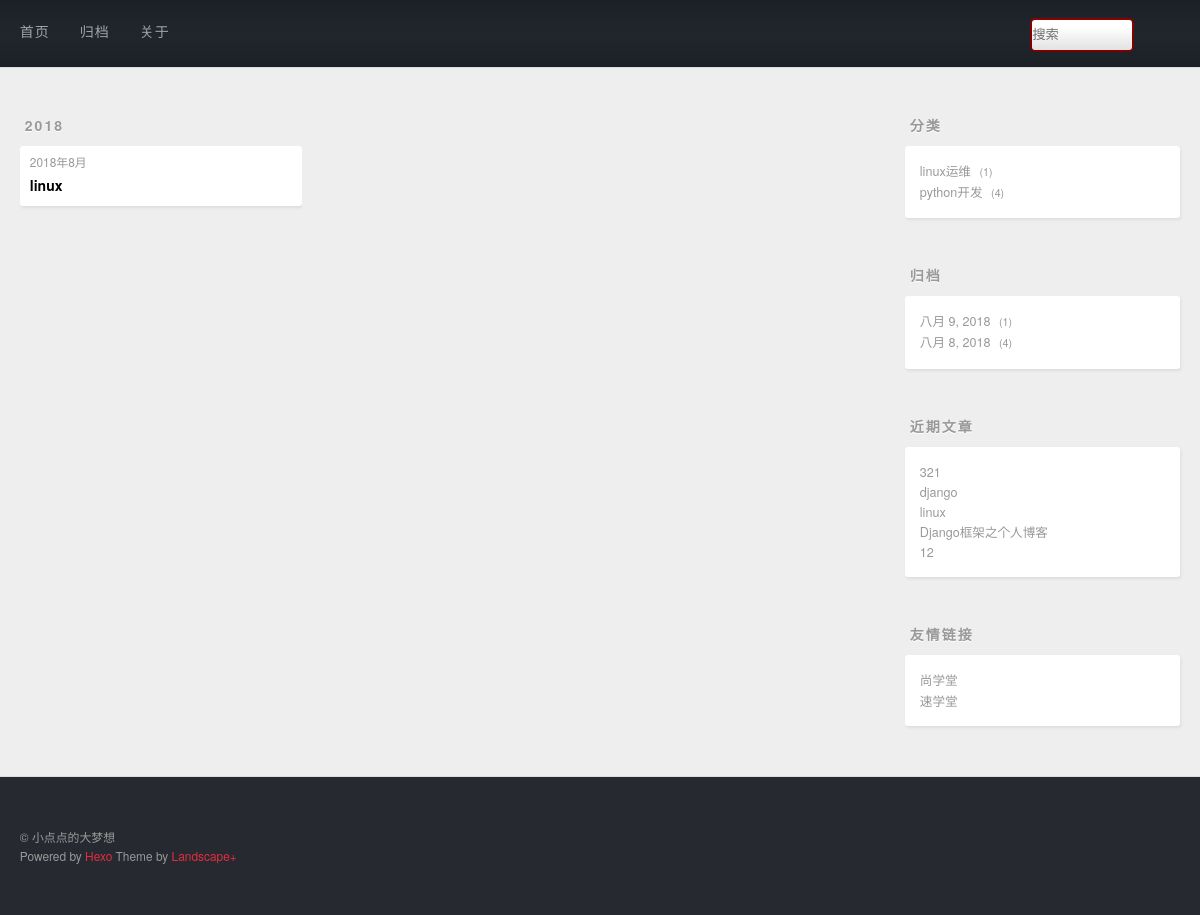
Page /category/2 on the committed database.
### post/models.py (models this page shows, shortened)
class Post(models.Model):
    title = models.CharField(max_length=20)
    desc = RichTextUploadingField()
    content = models.TextField()
    created = models.DateField(auto_now_add=True)
    modified = models.DateTimeField(auto_now=True)
    category = models.ForeignKey(Category)
    tags = models.ManyToManyField(Tag)

class Category(models.Model):
    name = models.CharField(max_length=20,unique=True)

### post/views.py (the view)
# urls.py: url(r'^category/(\d+)$',views.category_details_view),
def category_details_view(request,category_id=None):
    posts = Post.objects.filter(category=category_id).order_by('-created')
    return render(request,'archive.html',{'posts':posts})

### post/contextprocessors.py (called while the page is built)
def slider_context_processors(request):
    context = {}
    context['category']=Post.objects.values('category','category__name').annotate(count = Count('*'))
    context['archive']=Post.objects.values('created').annotate(count = Count('*')).order_by('-created')
    context['recent']=Post.objects.order_by('-created').all()[:5]
    return context

### post/templates/archive.html (shortened to what this page needs)
{% extends 'base.html' %}
{% block main %}
    <div class="archives-wrap">
    {% regroup posts by created.year as year_group %}
    {% for year in year_group %}
        <div class="archive-year-wrap">
          <span class="archive-year">{{ year.grouper }}</span>
        </div>
        <div class="archives">
        {% for post in year.list %}
             <article class="archive-article archive-type-post">
  <div class="archive-article-inner">
    <header class="archive-article-header">
      <a href="#" class="archive-article-date">
  <time>{{post.created.year }}年{{ post.created.month }}月</time>
</a>
    <h1 itemprop="name">
      <a class="archive-article-title" target="_blank" href="/post/details/{{ post.id }}">{{ post.title }}</a>
    </h1>
    </header>
  </div>
</article>
        {% endfor %}
        </div>
    {% endfor %}
    </div>
{% endblock main %}

### templates/slider.html
<aside id="sidebar">
  <div class="widget-wrap">
    <h3 class="widget-title">分类</h3>
    <div class="widget">
      <ul class="category-list">
          {% for cate in category %}
              <a class="category-list-link" href="/category/{{ cate.category }}">{{ cate.category__name }}</a>
              <span class="category-list-count">{{ cate.count }}</span>
      </ul>
        {% endfor %}
      </div>
  </div>
  <div class="widget-wrap">
    <h3 class="widget-title">归档</h3>
    <div class="widget">
      <ul class="archive-list">
          {% for arch in archive %}
              <a class="archive-list-link" href="/archive/{{ arch.created.year }}/{{ arch.created.month }}/{{ arch.created.day }}">{{ arch.created|date }}</a>
              <span class="archive-list-count">{{ arch.count }}</span>
      </ul>
        {% endfor %}
    </div>
  </div>
  <div class="widget-wrap">
    <h3 class="widget-title">近期文章</h3>
    <div class="widget">
        {% for rec in recent %}
      <ul>
          <li>
            <a href="/post/details/{{ rec.id }}">{{ rec.title }}</a>
          </li>
      </ul>
        {% endfor %}
    </div>
  </div>
  <div class="widget-wrap">
    <h3 class="widget-title">友情链接</h3>
    <div class="widget">
      <ul>
          <li>
            <a href="http://www.bjsxt.com/" target="_blank">尚学堂</a>
          </li>
          <li>
            <a href="http://www.sxt.cn/" target="_blank">速学堂</a>
          </li>
      </ul>
    </div>
  </div>
</aside>

### static/css/style.css (style rules this page uses)
body { zoom: 1; width: 100%; }
body:before, body:after { content: ""; display: table; }
body:after { clear: both; }
html, body, div, span, applet, object, iframe, h1, h2, h3, h4, h5, h6, p, blockquote, pre, a, abbr, acronym, address, big, cite, code, del, dfn, em, img, ins, kbd, q, s, samp, small, strike, strong, sub, sup, tt, var, dl, dt, dd, ol, ul, li, fieldset, form, label, legend, table, caption, tbody, tfoot, thead, tr, th, td { margin: 0; padding: 0; border: 0; outline: 0; font-weight: inherit; font-style: inherit; font-family: inherit; font-size: 100%; vertical-align: baseline; }
body { line-height: 1; color: #000; background: #fff; }
ol, ul { list-style: none; }
html, body, #container { height: 100%; }
body { background: #eee; font: 14px/1.6em "微软雅黑", "Microsoft Yahei", "Droid Sans", Helvetica Neue, Helvetica, Arial, sans-serif; -webkit-text-size-adjust: 100%; }
.article-date, .article-category-link, .archive-year, .widget-title { text-decoration: none; text-transform: uppercase; letter-spacing: 2px; color: #999; margin-bottom: 1em; margin-left: 5px; line-height: 1em; text-shadow: 0 1px #fff; font-weight: bold; }
.article-inner, .archive-article-inner { background: #fff; -webkit-box-shadow: 1px 2px 3px #ddd; box-shadow: 1px 2px 3px #ddd; -webkit-border-radius: 3px; border-radius: 3px; }
.article-entry ul, .widget ul, .article-entry ol, .widget ol, .article-entry dl, .widget dl { margin: 0 20px; line-height: 1.6em; }
.article-entry ul, .widget ul { list-style: disc; }
.archives-wrap { margin: 50px 0; }
.archives { zoom: 1; }
.archives:before, .archives:after { content: ""; display: table; }
.archives:after { clear: both; }
.archive-year-wrap { margin-bottom: 1em; line-height: 1em; }
.archives { -webkit-column-gap: 10px; -moz-column-gap: 10px; column-gap: 10px; }
@media screen and (min-width: 768px) { .archives { -webkit-column-count: 3; -moz-column-count: 3; column-count: 3; } }
.archive-article { -webkit-column-break-inside: avoid; page-break-inside: avoid; overflow: hidden; break-inside: avoid-column; }
.archive-article-inner { padding: 10px; margin-bottom: 15px; }
.archive-article-title { text-decoration: none; font-weight: bold; color: #000; -webkit-transition: color 0.2s; -moz-transition: color 0.2s; -o-transition: color 0.2s; -ms-transition: color 0.2s; transition: color 0.2s; line-height: 1.6em; }
.archive-article-date { color: #999; text-decoration: none; font-size: 0.85em; line-height: 1em; margin-bottom: 0.5em; display: block; }
@media screen and (min-width: 768px) { #sidebar { display: inline; float: left; width: 23.3333333333333%; margin: 0 0.8333333333333%; } }
.widget-wrap { margin: 50px 0; }
.widget { color: #777; text-shadow: 0 1px #fff; background: #fff; -webkit-box-shadow: 1px 2px 3px #ddd; box-shadow: 1px 2px 3px #ddd; padding: 15px; -webkit-border-radius: 3px; border-radius: 3px; }
.widget a { color: #999; text-decoration: none; }
.widget { line-height: 1.6em; word-wrap: break-word; font-size: 0.9em; }
.widget ul, .widget ol { list-style: none; margin: 0; }
.category-list-count, .tag-list-count, .archive-list-count { padding-left: 5px; color: #999; font-size: 0.85em; }
.category-list-count:before, .tag-list-count:before, .archive-list-count:before { content: "("; }
.category-list-count:after, .tag-list-count:after, .archive-list-count:after { content: ")"; }

### rows in the picture
Post: created.year "2018", created.month "8", title "linux"
Category: category__name "linux运维", count "1"
Category: category__name "python开发", count "4"
Post: title "321"
Post: title "django"
Post: title "Django框架之个人博客"
Post: title "12"

### other values in the picture
{{ year.grouper }} "2018"
{{ arch.created|date }} "八月 9, 2018" "八月 8, 2018"
{{ arch.count }} "1" "4"
